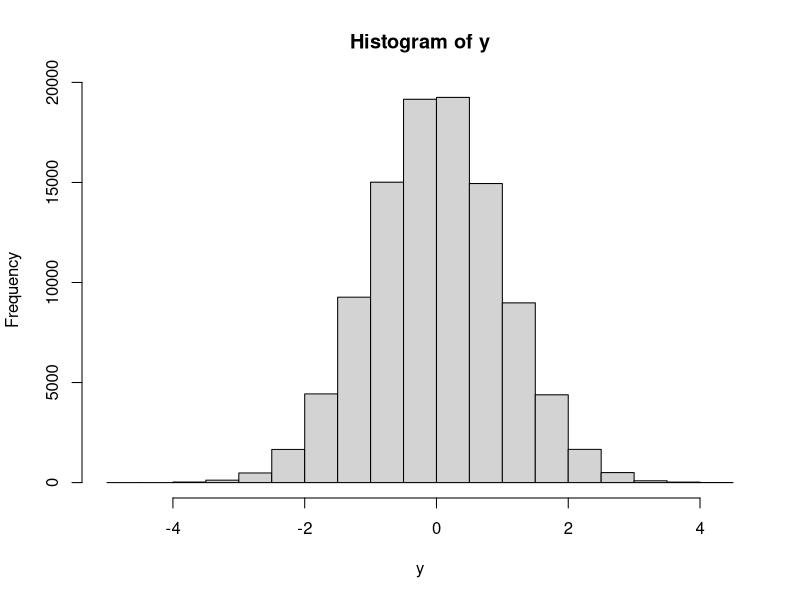
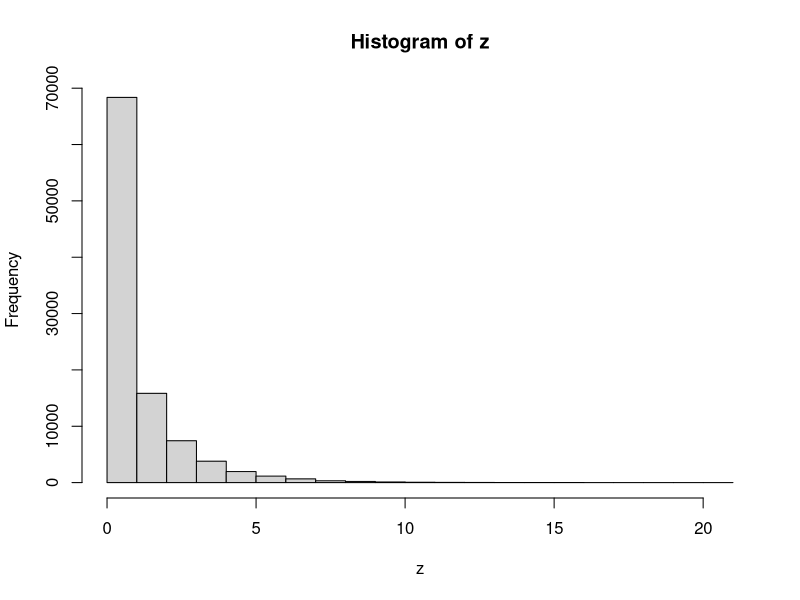

These charts were generated, in order, by the following R code:
# Generating data from a normal distribution

setwd("/Users/perusha/git_repos/UoR-Bayesian-Course/")

y = rnorm(100000, 0, 1)
hist(y)
mean(y)
sd(y)

z = y^2
hist(z)
